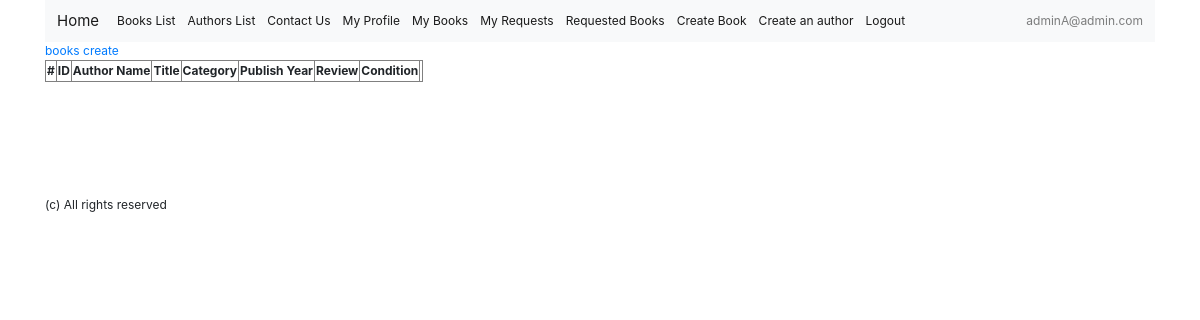
/books/list/my-books/ (signed in), run on an earlier commit of the app's database.
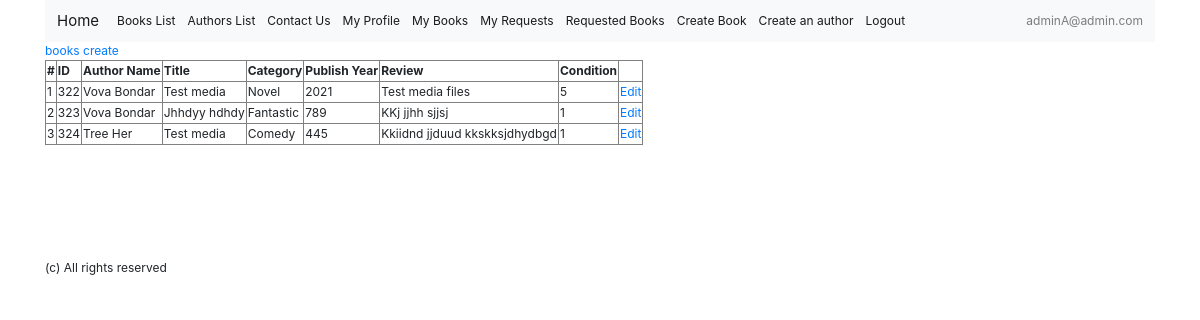
And on a later commit of the database.
### accounts/models.py (models this page shows, shortened)
class User(AbstractUser):
    USERNAME_FIELD = 'email'
    REQUIRED_FIELDS = []
    email = models.EmailField(
        'email address', blank=False, null=False, unique=True,
    )
    avatar = models.FileField(null=True, default=None, upload_to=user_upload_avatar)

### books/models.py (models this page shows, shortened)
class Book(models.Model):
    cover = models.FileField(null=True, default=None, upload_to=book_upload_cover)
    title = models.CharField(max_length=128)
    publish_year = models.PositiveIntegerField()
    review = models.CharField(max_length=512)
    condition = models.PositiveSmallIntegerField()
    category = models.ForeignKey(Category, on_delete=models.SET_NULL, null=True, default=None)
    user = models.ForeignKey('accounts.User', on_delete=models.CASCADE,
                             null=True, default=None)
    author = models.ForeignKey(Author, on_delete=models.SET_NULL,
                               null=True, default=None)

class Author(models.Model):
    first_name = models.CharField(max_length=128)
    last_name = models.CharField(max_length=128)
    date_of_birth = models.CharField(max_length=64)
    date_of_death = models.CharField(max_length=64)
    country = models.CharField(max_length=128)
    gender = models.CharField(max_length=32)
    language = models.CharField(max_length=64)
    user = models.ForeignKey('accounts.User', on_delete=models.CASCADE,
                             null=True, default=None)

class Category(models.Model):
    name = models.CharField(max_length=128)

### books/views.py (the view)
# urls.py: path('list/my-books/', views.MyBooksList.as_view(), name='my-books'),
class MyBooksList(LoginRequiredMixin, ListView):
    queryset = Book.objects.all().select_related('author')
    template_name = 'books/my_books.html'
    def get_queryset(self):
        queryset = super().get_queryset()
        return queryset.filter(user=self.request.user)

### books/context_processor.py (called while the page is built)
def model_choices_context(request):
    return {
        'mch': mch,
    }

### books/templates/books/my_books.html (shortened to what this page needs)
{% extends 'base.html' %}
{% block content %}
    <a href="{% url 'books:create' %}">books create</a>
    <br>
    <table border="1">
        <tr>
            <th>#</th>
            <th>ID</th>
            <th>Author Name</th>
            <th>Title</th>
            <th>Category</th>
            <th>Publish Year</th>
            <th>Review</th>
            <th>Condition</th>
            <th></th>
        </tr>
        {% for object in object_list %}
            <tr>
                <td>{{ forloop.counter }}</td>
                <td>{{ object.id }}</td>
                <td>
                    {{ object.author.first_name }}
                    {{ object.author.last_name }}
                </td>
                <td>{{ object.title }}</td>
                <td>{{ object.category.name }}</td>
                <td>{{ object.publish_year }}</td>
                <td>{{ object.review }}</td>
                <td>{{ object.condition }}</td>
                <td><a href="{% url 'books:update' object.pk %}">
                    Edit</a></td>
            </tr>
        {% endfor %}
    </table>
{% endblock content %}

### books/templates/base.html (shortened to what this page needs)
{% load static %}
<!DOCTYPE html>
<html lang="en">
<head>
    <link rel="stylesheet" href="https://cdn.jsdelivr.net/npm/bootstrap@4.6.0/dist/css/bootstrap.min.css">
    <link rel="stylesheet" href="{% static 'css/main.css' %}">
</head>
<body>
<div class="container">
    {% include 'parts/navbar.html' %}
    {% block content %}{% endblock content %}
    {% include 'parts/footer.html' %}
</div>
</body>
</html>

### books/templates/parts/navbar.html (shortened to what this page needs)
<nav class="navbar navbar-expand-lg navbar-light bg-light">
    <a class="navbar-brand" href="{% url 'index' %}">Home</a>
    <div class="collapse navbar-collapse" id="navbarText">
        <ul class="navbar-nav mr-auto">
            <li class="nav-item active">
                <a class="nav-link" href="{% url 'books:list' %}">Books List</a>
            </li>
            <li class="nav-item active">
                <a class="nav-link" href="{% url 'books:authors-list' %}">Authors List</a>
            </li>
            <li class="nav-item active">
                <a class="nav-link" href="{% url 'contact-us' %}">Contact Us</a>
            </li>
            {% if request.user.is_authenticated %}
                <li class="nav-item active">
                    <a class="nav-link" href="{% url 'my-profile' %}">My Profile</a>
                </li>
                <li class="nav-item active">
                    <a class="nav-link" href="{% url 'books:my-books' %}">My Books</a>
                </li>
                <li class="nav-item active">
                    <a class="nav-link" href="{% url 'books:my-requested-books' %}">My Requests</a>
                </li>
                <li class="nav-item active">
                    <a class="nav-link" href="{% url 'books:requested-books' %}">Requested Books</a>
                </li>
                <li class="nav-item active">
                    <a class="nav-link" href="{% url 'books:create' %}">Create Book</a>
                </li>
                <li class="nav-item active">
                    <a class="nav-link" href="{% url 'books:authors-create' %}">Create an author</a>
                </li>
                <li class="nav-item active">
                    <a class="nav-link" href="{% url 'logout' %}">Logout</a>
                </li>
            {% endif %}
        </ul>
        <span class="navbar-text">
              {{ request.user.email }}
        </span>
    </div>
</nav>

### books/templates/parts/footer.html
<br>
<br><br>
<br><br>
<br>
(c) All rights reserved
<br>

### static/css/main.css (style rules this page uses)
* { font-size: 12px; }

What changed in the data, as far as the page shows it:
added Book: id "322", author.first_name "Vova", author.last_name "Bondar", title "Test media", category.name "Novel", publish_year "2021", review "Test media files", condition "5"
added Book: id "323", author.first_name "Vova", author.last_name "Bondar", title "Jhhdyy hdhdy", category.name "Fantastic", publish_year "789", review "KKj jjhh sjjsj", condition "1"
added Book: id "324", author.first_name "Tree", author.last_name "Her", title "Test media", category.name "Comedy", publish_year "445", review "Kkiidnd jjduud kkskksjdhydbgd", condition "1"
